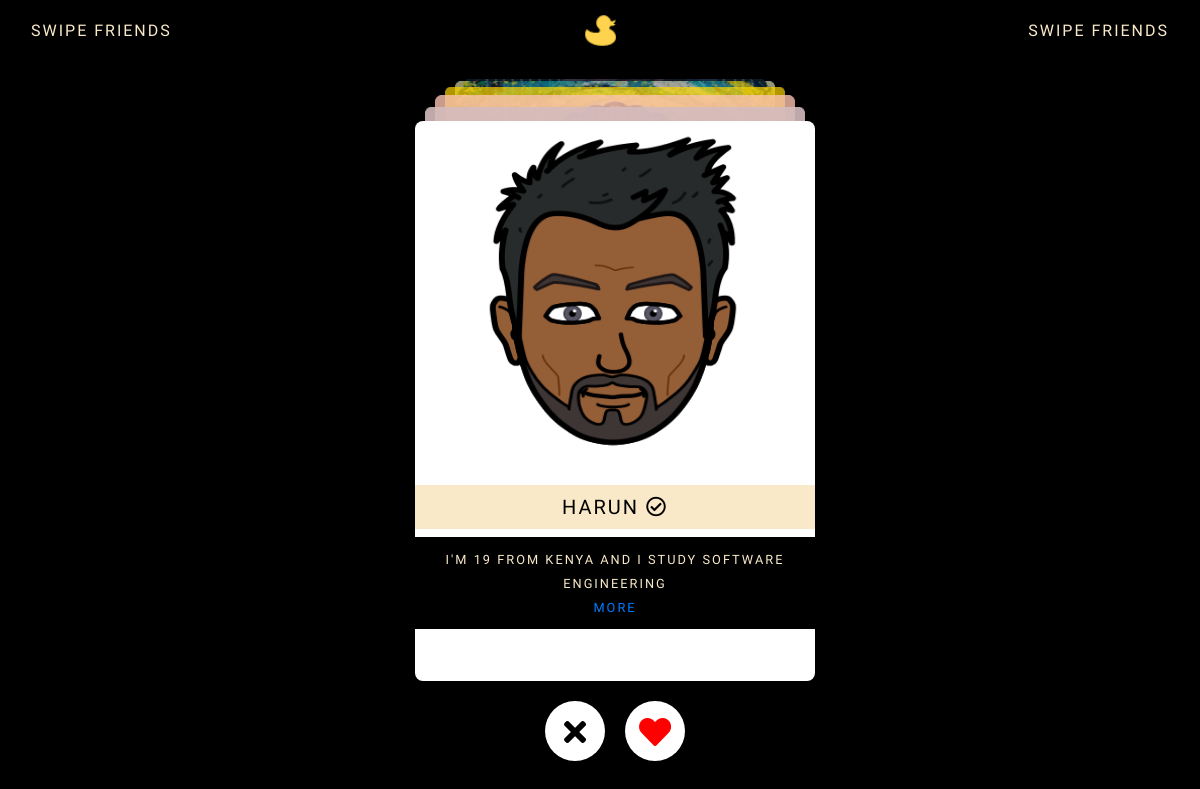
/swipe, run on the app's committed database.
### bambiv3/models.py (models this page shows, shortened)
class User(db.Model, UserMixin):
	id = db.Column(db.Integer, primary_key=True)
	username = db.Column(db.String(20), unique=True, nullable=False)
	email = db.Column(db.String(120), unique=True, nullable=False)
	image_file = db.Column(db.String(20), nullable=False, default='default.jpg')
	password = db.Column(db.String(60), nullable=False)
	last_seen = db.Column(db.DateTime, default=datetime.utcnow)
	department = db.Column(db.String(20), nullable=False)
	student_number = db.Column(db.Integer(), unique=True, nullable=False)
	age = db.Column(db.Integer(), nullable=False)
	country = db.Column(db.String(20), nullable=False)
	hobby = db.Column(db.String(20), nullable=False)
	bio = db.Column(db.String(120), nullable=True)
	private = db.Column(db.Boolean, default=False, nullable=False)
	posts = db.relationship('Post', backref='author', lazy=True)
	products = db.relationship('Product', backref='author', lazy=True)
	followed = db.relationship(
		'User', secondary=followers,
		primaryjoin=(followers.c.follower_id == id),
		secondaryjoin=(followers.c.followed_id == id),
		backref=db.backref('followers', lazy='dynamic'), lazy='dynamic')
	messages_sent = db.relationship('Message',
									foreign_keys='Message.sender_id',
									backref='author', lazy='dynamic')
	messages_received = db.relationship('Message',
										foreign_keys='Message.recipient_id',
										backref='recipient', lazy='dynamic')
	last_message_read_time = db.Column(db.DateTime)

### bambiv3/routes.py (the view)
@app.route('/swipe')
def swipe():
	users = User.query.all()
	return render_template('swipe.html', users=users)

### bambiv3/routes.py (called while the page is built)
@app.before_request
def before_request():
	if current_user.is_authenticated:
		current_user.last_seen = datetime.utcnow()
		db.session.commit()

### bambiv3/templates/swipe.html (shortened to what this page needs)
<!DOCTYPE html>
<html lang="en" >
<head>
    <link rel="stylesheet" href="https://cdnjs.cloudflare.com/ajax/libs/normalize/5.0.0/normalize.min.css">
    <link rel="stylesheet" href="https://stackpath.bootstrapcdn.com/bootstrap/4.1.3/css/bootstrap.min.css">
  <link rel='stylesheet' href='https://maxcdn.bootstrapcdn.com/font-awesome/4.7.0/css/font-awesome.min.css'>
  <link rel="stylesheet" href="https://use.fontawesome.com/releases/v5.4.2/css/all.css">
</head>
<body>
<div class="container-fluid">
  <nav class="navbar navbar-expand-md navbar-dark ">
    <div class="navbar-collapse collapse w-100 order-1 order-md-0 dual-collapse2 d-none d-lg-block">
        <ul class="navbar-nav mr-auto">
            <li>
              <span class="logo" title="Here you can Swipe New Friends who share things in common with you">SWIPE FRIENDS</span>
            </li>
        </ul>
    </div>
    <div class="mx-auto order-0">
      <a class="navbar-brand mx-auto" href="{{ url_for('home') }}">
        <img src="{{ url_for('static', filename='profile_pics/' + 'logo.png') }}" width="35" height="35" class="d-inline-block align-top" alt="">
      </a>
    </div>
    <div class="navbar-collapse collapse w-100 order-3 dual-collapse2 settings d-none d-lg-block">
        <ul class="navbar-nav ml-auto">
            <li class="nav-item">
                <span class="logo" title="Here you can Swipe New Friends who share things in common with you">SWIPE FRIENDS</span>
            </li>
        </ul>
    </div>
</nav>
<div class="tinder">
  <div class="tinder--cards">
    {% for user in users if user != current_user %}
    <div class="tinder--card">
      <img src="{{ url_for('static', filename='profile_pics/' + user.image_file) }}" style="width: 100%" height="70%">
      <h5>{{user.username}} <i class="far fa-check-circle"></i></h5>
      <div class="info">
      <small>I'm {{user.age}} from {{user.country}} and I study {{user.department}}</small> <br>
      <small title="View {{user.username}}'s Profile and Posts"><a href="{{url_for('user_posts', username=user.username)}}" target="_blank">MORE</a></small>
      </div>
    </div>
    {% endfor %}
  </div>
  <div class="tinder--buttons">
    <button id="nope"><i class="fa fa-remove"></i></button>
    <button id="love"><i class="fa fa-heart"></i></button>
  </div>
</div>
</div>
</body>
</html>

### bambiv3/templates/swipe.html (style rules this page uses)
*, *:before, *:after { box-sizing: border-box; padding: 0; margin: 0; }
body { background: #000; overflow: hidden; }
.tinder { width: 100vw; height: 90vh; overflow: hidden; display: flex; flex-direction: column; position: relative; opacity: 0; transition: opacity 0.1s ease-in-out; }
.loaded.tinder { opacity: 1; }
.tinder--cards { flex-grow: 1; padding-top: 40px; text-align: center; display: flex; justify-content: center; align-items: flex-end; z-index: 1; }
.tinder--card { display: inline-block; width: 90vw; max-width: 400px; height: 70vh; background: #FFFFFF; padding-bottom: 40px; border-radius: 8px; overflow: hidden; position: absolute; will-change: transform; transition: all 0.3s ease-in-out; cursor: -webkit-grab; cursor: grab; }
.tinder--card img { max-width: 100%; pointer-events: none; }
.tinder--buttons { flex: 0 0 100px; text-align: center; padding-top: 20px; }
.tinder--buttons button { border-radius: 50%; line-height: 60px; width: 60px; border: 0; background: #FFFFFF; display: inline-block; margin: 0 8px; }
.tinder--buttons i { font-size: 32px; vertical-align: middle; }
.fa-heart { color: red; }
.fa-remove { color: #000; }
* { font-family: 'Comfortaa', cursive; }
.info { padding:10px; text-align:center; text-transform: uppercase; letter-spacing: 2px; color: #F9E9C8; background: #000; }
h5 { background: #F9E9C8; color:#000; padding:10px; text-align:center; text-transform: uppercase; letter-spacing: 2px; }
.logo { color:#F9E9C8; letter-spacing:2px; }

### data on the page
User: image_file (picture), username "HARUN", age "19", country "KENYA", department "SOFTWARE ENGINEERING"
